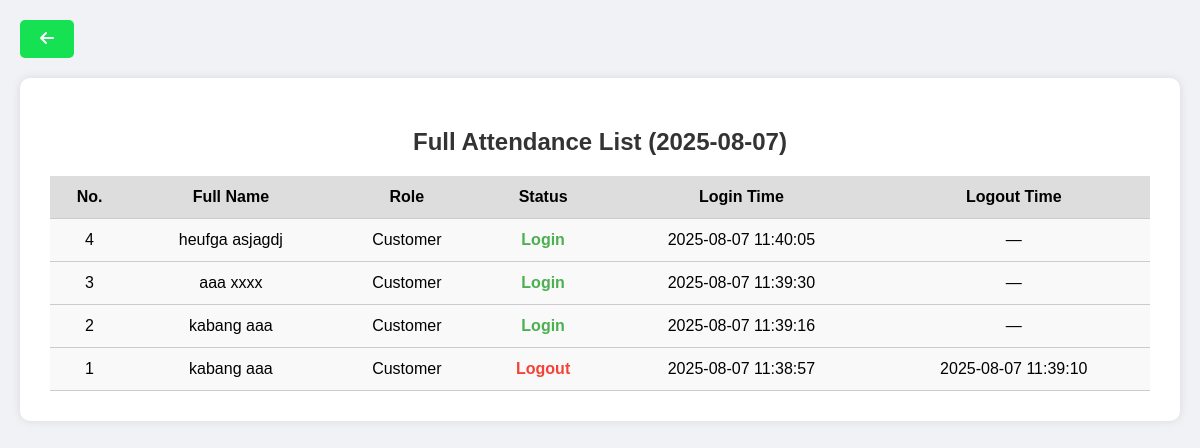
Screenshot of /GYM/admin/view_full_attendance.php (signed in) with the database file from the repository.
### tables this page shows
CREATE TABLE `attendance` (
  `id` int(11) NOT NULL,
  `user_id` int(11) NOT NULL,
  `status` enum('Login','Logout') NOT NULL,
  `login_time` datetime DEFAULT NULL,
  `logout_time` datetime DEFAULT NULL,
  `timestamp` timestamp NOT NULL DEFAULT current_timestamp()
);

CREATE TABLE `users` (
  `id` int(11) NOT NULL,
  `first_name` varchar(255) DEFAULT NULL,
  `last_name` varchar(255) DEFAULT NULL,
  `age` int(11) DEFAULT NULL,
  `gender` varchar(50) DEFAULT NULL,
  `email` varchar(255) DEFAULT NULL,
  `phone` varchar(50) DEFAULT NULL,
  `role` varchar(50) DEFAULT NULL,
  `student_id` varchar(50) DEFAULT NULL,
  `course` varchar(50) DEFAULT NULL,
  `section` varchar(50) DEFAULT NULL,
  `customer_id` varchar(50) DEFAULT NULL,
  `payment_plan` varchar(50) DEFAULT NULL,
  `services` text DEFAULT NULL,
  `faculty_id` varchar(50) DEFAULT NULL,
  `faculty_dept` varchar(50) DEFAULT NULL,
  `created_at` timestamp NOT NULL DEFAULT current_timestamp()
);

### GYM/admin/view_full_attendance.php (the view, shortened to what this page needs)
<?php
include('../user/db_connection.php');
$conn->query("SET time_zone = '+08:00'");
$today = date('Y-m-d');
$query = "
    SELECT
        a.id,
        CONCAT(u.first_name, ' ', u.last_name) AS full_name,
        u.role,
        a.status,
        a.login_time,
        a.logout_time
    FROM attendance a
    JOIN users u ON a.user_id = u.id
    WHERE DATE(a.timestamp) = ?
    ORDER BY a.timestamp DESC
";
$stmt = $conn->prepare($query);
$stmt->bind_param("s", $today);
$stmt->execute();
$result = $stmt->get_result();
$total = $result->num_rows;
?>
<!DOCTYPE html>
<html lang="en">
<head>
    <link rel="stylesheet" href="https://cdnjs.cloudflare.com/ajax/libs/font-awesome/6.5.0/css/all.min.css">
</head>
<body>
    <div class="back-wrapper">
        <a class="back-btn" href="attendance_tracking.php"><i class="fas fa-arrow-left"></i> </a>
    </div>
    <div class="container">
        <h2>Full Attendance List (<?= htmlspecialchars($today) ?>)</h2>
        <table>
            <thead>
                <tr>
                    <th>No.</th>
                    <th>Full Name</th>
                    <th>Role</th>
                    <th>Status</th>
                    <th>Login Time</th>
                    <th>Logout Time</th>
                </tr>
            </thead>
            <tbody>
                <?php
                if ($result && $result->num_rows > 0):
                    $count = $total;
                    while($row = $result->fetch_assoc()): ?>
                        <tr>
                            <td><?= $count-- ?></td>
                            <td><?= htmlspecialchars($row['full_name']) ?></td>
                            <td><?= htmlspecialchars($row['role']) ?></td>
                            <td class="<?= $row['status'] === 'Login' ? 'status-login' : 'status-logout' ?>">
                                <?= htmlspecialchars($row['status']) ?>
                            </td>
                            <td><?= $row['login_time'] ? htmlspecialchars($row['login_time']) : '—' ?></td>
                            <td><?= $row['logout_time'] ? htmlspecialchars($row['logout_time']) : '—' ?></td>
                        </tr>
                    <?php endwhile;
                else: ?>
                    <tr><td colspan="6">No attendance records found.</td></tr>
                <?php endif; ?>
            </tbody>
        </table>
    </div>
</body>
</html>

### GYM/admin/view_full_attendance.php (style rules this page uses)
body { font-family: Arial, sans-serif; background-color: #f0f2f5; margin: 0; padding: 20px; }
.back-wrapper { margin-bottom: 20px; }
.back-btn { display: inline-block; padding: 10px 20px; background-color: rgb(22, 225, 83); color: #fff; text-decoration: none; border-radius: 5px; font-weight: bold; }
.container { background: #fff; padding: 30px; border-radius: 10px; box-shadow: 0 0 10px rgba(0,0,0,0.1); max-width: 1100px; margin: auto; }
h2 { text-align: center; color: #333; margin-bottom: 20px; }
table { width: 100%; border-collapse: collapse; background-color: #f9f9f9; }
table th, table td { padding: 12px; text-align: center; border-bottom: 1px solid #ccc; }
thead { background-color: #ddd; }
.status-login { color: #4CAF50; font-weight: bold; }
.status-logout { color: #F44336; font-weight: bold; }

### rows the page displays
attendance: full_name "heufga asjagdj", user.role "Customer", status "Login", login_time "2025-08-07 11:40:05"
attendance: full_name "aaa xxxx", user.role "Customer", status "Login", login_time "2025-08-07 11:39:30"
attendance: full_name "kabang aaa", user.role "Customer", status "Login", login_time "2025-08-07 11:39:16"
attendance: full_name "kabang aaa", user.role "Customer", status "Logout", login_time "2025-08-07 11:38:57", logout_time "2025-08-07 11:39:10"
